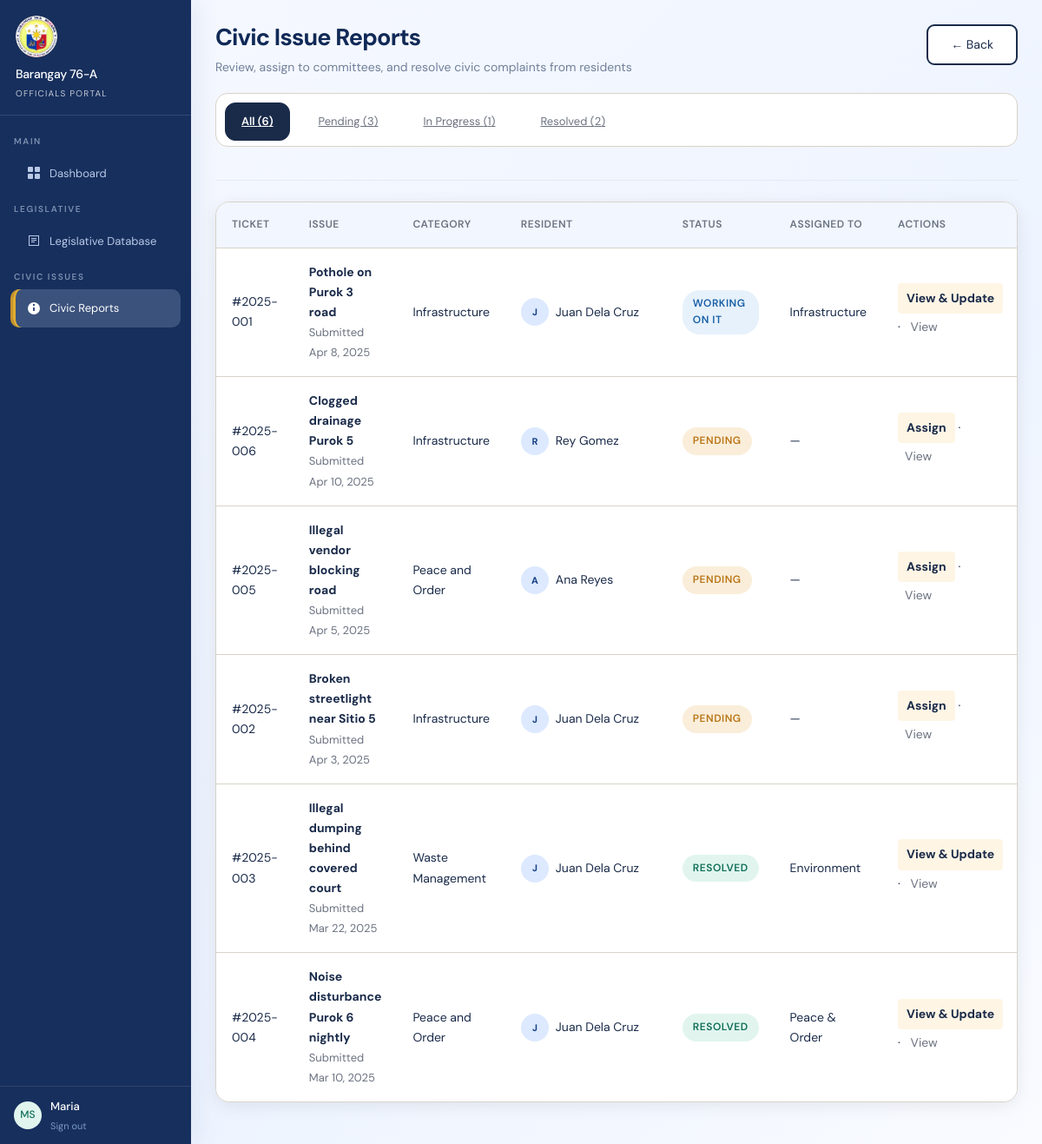
The page /issue_status.php (signed in) on the database its author committed.
### tables this page shows
CREATE TABLE IF NOT EXISTS users (
    id INT AUTO_INCREMENT PRIMARY KEY,
    full_name VARCHAR(150) NOT NULL,
    birthdate DATE DEFAULT NULL,
    email VARCHAR(150) NOT NULL UNIQUE,
    password_hash VARCHAR(255) NOT NULL,
    role ENUM('resident','official','admin') NOT NULL DEFAULT 'resident',
    committee VARCHAR(100) DEFAULT NULL,
    position VARCHAR(120) DEFAULT NULL,
    phone VARCHAR(40) DEFAULT NULL,
    residency_verified TINYINT(1) DEFAULT 0,
    rejection_reason VARCHAR(255) DEFAULT NULL,
    address VARCHAR(255) DEFAULT NULL,
    identification VARCHAR(255) DEFAULT NULL,
    photo_path VARCHAR(255) DEFAULT NULL,
    created_at DATETIME DEFAULT CURRENT_TIMESTAMP
);

CREATE TABLE IF NOT EXISTS civic_issues (
    id INT AUTO_INCREMENT PRIMARY KEY,
    user_id INT NOT NULL,
    title VARCHAR(250) NOT NULL,
    issue_type VARCHAR(100) NOT NULL,
    location VARCHAR(255) NOT NULL,
    description TEXT NOT NULL,
    photo_path VARCHAR(255) DEFAULT NULL,
    status ENUM('Open', 'In Progress', 'Resolved') NOT NULL DEFAULT 'Open',
    assigned_committee VARCHAR(100) DEFAULT NULL,
    assigned_official_id INT DEFAULT NULL,
    created_at DATETIME DEFAULT CURRENT_TIMESTAMP,
    updated_at DATETIME DEFAULT CURRENT_TIMESTAMP ON UPDATE CURRENT_TIMESTAMP,
    FOREIGN KEY (user_id) REFERENCES users(id) ON DELETE CASCADE,
    FOREIGN KEY (assigned_official_id) REFERENCES users(id) ON DELETE SET NULL,
    KEY idx_assigned_official (assigned_official_id)
);

### issue_status.php (the view, shortened to what the rows shown need)
<?php
require_once 'config.php';
requireRole(['resident', 'official', 'admin']);
$user = currentUser();
if ($user['role'] === 'resident') {
    $where = 'i.user_id = ?';
    $params = [$user['id']];
} elseif ($user['role'] === 'official') {
  $where = '(? = "All committees" OR i.assigned_committee = ? OR i.assigned_committee = "All committees" OR i.assigned_committee IS NULL)';
  $params = [$user['committee'], $user['committee']];
} else {
    $where = '1=1';
    $params = [];
}
$stmt = $db->prepare('SELECT i.*, u.full_name, u.photo_path AS resident_photo_path, o.full_name as official_name FROM civic_issues i LEFT JOIN users u ON i.user_id = u.id LEFT JOIN users o ON i.assigned_official_id = o.id WHERE ' . $where . ' ORDER BY i.updated_at DESC');
$stmt->execute($params);
$issues = $stmt->fetchAll(PDO::FETCH_ASSOC);
$selectedTab = $_GET['tab'] ?? 'All';
$filteredIssues = array_filter($issues, function ($issue) use ($selectedTab) {
    if ($selectedTab === 'All') {
        return true;
    }
    if ($selectedTab === 'Pending') {
        return $issue['status'] === 'Open';
    }
    return $issue['status'] === $selectedTab;
});
$pageTitle = $user['role'] !== 'resident' ? 'Civic Issue Reports' : 'My Reports';
$pageSubtitle = $user['role'] !== 'resident'
    ? 'Review, assign to committees, and resolve civic complaints from residents'
    : 'Track the real-time status of your submitted civic issues';
function formatTicket($issue) {
    return '#2025-' . str_pad($issue['id'], 3, '0', STR_PAD_LEFT);
}
function getStatusBadge($status) {
    if ($status === 'Open') return 'badge-pending';
    if ($status === 'In Progress') return 'badge-progress';
    if ($status === 'Resolved') return 'badge-resolved';
    return 'badge-default';
}
function getStatusLabel($status) {
    if ($status === 'Open') return 'Pending';
    if ($status === 'In Progress') return 'Working On It';
  if ($status === 'Resolved') return 'Resolved';
    return $status;
}
function getPrimaryAction($issue, $role, $userCommittee = null, $userId = null) {
    $isAssigned = !empty($issue['assigned_committee']) && $issue['assigned_committee'] !== 'Unassigned' && $issue['assigned_committee'] !== 'All committees';
    if ($isAssigned) {
        return ['label' => 'View & Update', 'url' => 'manage_issue.php?id=' . $issue['id'] . '&form=update'];
    }
    if ($issue['status'] === 'Open') {
        return ['label' => 'Assign', 'url' => 'manage_issue.php?id=' . $issue['id'] . '&form=assign'];
    }
    return ['label' => 'View', 'url' => 'view_issue.php?id=' . $issue['id']];
}
?>
<!DOCTYPE html>
<html lang="en">
<head>
    <link rel="stylesheet" href="assets/css/style.css?v=20260909-logo">
</head>
<body style="display:flex;min-height:100vh;">
<div class="sidebar" id="sb-issues">
  <div class="sidebar-footer">
    <div class="sb-user">
      <div class="sb-avatar" style="background:var(--teal-light);color:var(--teal)"><?= strtoupper(substr($user['full_name'], 0, 1)) . strtoupper(substr($user['full_name'], strpos($user['full_name'], ' ') + 1, 1)) ?></div>
      <div>
        <div class="sb-uname"><?= htmlspecialchars(explode(' ', $user['full_name'])[0]) ?></div>
        <div class="sb-logout" onclick="location.href='logout.php'">Sign out</div>
      </div>
    </div>
  </div>
</div>
<div class="main" style="flex:1; padding:28px;">
  <div class="page-header">
    <div style="display:flex;justify-content:space-between;align-items:flex-start;gap:16px;flex-wrap:wrap;margin-bottom:18px">
      <div>
        <h1 class="page-title"><?= htmlspecialchars($pageTitle) ?></h1>
        <p class="page-sub"><?= htmlspecialchars($pageSubtitle) ?></p>
      </div>
    </div>
  </div>
  <div class="card" style="padding:0;overflow:hidden;">
    <?php if (empty($filteredIssues)): ?>
      <div class="card" style="padding:24px;margin:0;border-radius:0;">
        <p style="margin:0;color:var(--muted)">No reports found yet. Submit a new issue to see updates here.</p>
      </div>
    <?php else: ?>
      <div class="overflow-table">
        <table class="data-table" style="margin:0;border:none;">
          <thead>
            <tr>
              <th>TICKET</th>
              <th>ISSUE</th>
              <th>CATEGORY</th>
              <th>RESIDENT</th>
              <th>STATUS</th>
              <th>ASSIGNED TO</th>
              <th>ACTIONS</th>
            </tr>
          </thead>
          <tbody>
            <?php foreach ($filteredIssues as $issue): ?>
              <tr>
                <td><?= htmlspecialchars(formatTicket($issue)) ?></td>
                <td><strong><?= htmlspecialchars($issue['title']) ?></strong><br><span style="color:var(--muted);font-size:13px">Submitted <?= date('M j, Y', strtotime($issue['created_at'])) ?></span></td>
                <td><?= htmlspecialchars($issue['issue_type']) ?></td>
                <td>
                  <div class="issue-resident">
                    <?php if (!empty($issue['resident_photo_path'])): ?>
                      <img src="<?= htmlspecialchars($issue['resident_photo_path']) ?>" alt="Resident profile picture">
                    <?php else: ?>
                      <span><?= htmlspecialchars(strtoupper(substr($issue['full_name'] ?? 'R', 0, 1))) ?></span>
                    <?php endif; ?>
                    <span><?= htmlspecialchars($issue['full_name'] ?? 'Resident') ?></span>
                  </div>
                </td>
                <td><span class="badge <?= getStatusBadge($issue['status']) ?>"><?= htmlspecialchars(getStatusLabel($issue['status'])) ?></span></td>
                <td><?= htmlspecialchars($issue['assigned_committee'] ?: '—') ?></td>
                <td>
                  <?php $action = getPrimaryAction($issue, $user['role'], $user['committee'], $user['id']); ?>
                  <?php $issueData = htmlspecialchars(json_encode([
                      'ticket' => formatTicket($issue),
                      'title' => $issue['title'],
                      'status' => getStatusLabel($issue['status']),
                      'issue_type' => $issue['issue_type'],
                      'location' => $issue['location'],
                      'resident' => $issue['full_name'] ?? 'Resident',
                      'committee' => $issue['assigned_committee'] ?: 'Unassigned',
                      'official' => $issue['official_name'] ?? '',
                      'created_at' => date('M d, Y \a\t H:i', strtotime($issue['created_at'])),
                      'description' => $issue['description'],
                      'photo_path' => $issue['photo_path'] ?? ''
                  ], JSON_HEX_TAG | JSON_HEX_APOS | JSON_HEX_QUOT | JSON_HEX_AMP), ENT_QUOTES, 'UTF-8'); ?>
                  <?php if ($action['label'] === 'View'): ?>
                    <a href="#issue-modal" class="action-link" data-issue="<?= $issueData ?>" onclick="openIssueModal(this); return false;" style="color:var(--navy);font-weight:600;text-decoration:none;white-space:nowrap;display:inline-block;padding:4px 8px;">View</a>
                  <?php else: ?>
                    <a href="<?= $action['url'] ?>" class="action-link" style="color:var(--navy);font-weight:700;text-decoration:none;white-space:nowrap;display:inline-block;background:rgba(255,152,0,0.1);border-radius:4px;padding:6px 10px;"><?= htmlspecialchars($action['label']) ?></a>
                  <?php endif; ?>
                  <?php if ($user['role'] !== 'resident'): ?>
                    · <a href="#issue-modal" class="action-link" data-issue="<?= $issueData ?>" onclick="openIssueModal(this); return false;" style="color:var(--muted);text-decoration:none;white-space:nowrap;display:inline-block;padding:4px 8px;">View</a>
                  <?php endif; ?>
                </td>
              </tr>
            <?php endforeach; ?>
          </tbody>
        </table>
      </div>
    <?php endif; ?>
  </div>
</div>
</body>
</html>

### rows shown on the page
users: full_name "M", full_name "S", full_name "Maria", role "Civic Issue Reports", role "Review, assign to committees, and resolve civic complaints from residents"
civic_issues: id "#2025-001", title "Pothole on Purok 3 road", created_at "Apr 8, 2025", issue_type "Infrastructure", user.full_name "J", user.full_name "Juan Dela Cruz", status "WORKING ON IT", assigned_committee "Infrastructure", label "View & Update"
civic_issues: id "#2025-006", title "Clogged drainage Purok 5", created_at "Apr 10, 2025", issue_type "Infrastructure", user.full_name "R", user.full_name "Rey Gomez", status "PENDING", assigned_committee "—", label "Assign"
civic_issues: id "#2025-005", title "Illegal vendor blocking road", created_at "Apr 5, 2025", issue_type "Peace and Order", user.full_name "A", user.full_name "Ana Reyes", status "PENDING", assigned_committee "—", label "Assign"
civic_issues: id "#2025-002", title "Broken streetlight near Sitio 5", created_at "Apr 3, 2025", issue_type "Infrastructure", user.full_name "J", user.full_name "Juan Dela Cruz", status "PENDING", assigned_committee "—", label "Assign"
civic_issues: id "#2025-003", title "Illegal dumping behind covered court", created_at "Mar 22, 2025", issue_type "Waste Management", user.full_name "J", user.full_name "Juan Dela Cruz", status "RESOLVED", assigned_committee "Environment", label "View & Update"
civic_issues: id "#2025-004", title "Noise disturbance Purok 6 nightly", created_at "Mar 10, 2025", issue_type "Peace and Order", user.full_name "J", user.full_name "Juan Dela Cruz", status "RESOLVED", assigned_committee "Peace & Order", label "View & Update"

### other values the page prints
$tab "All"
$counts[$tab] "6"
$tab "Pending"
$counts[$tab] "3"
$tab "In Progress"
$counts[$tab] "1"
$tab "Resolved"
$counts[$tab] "2"
